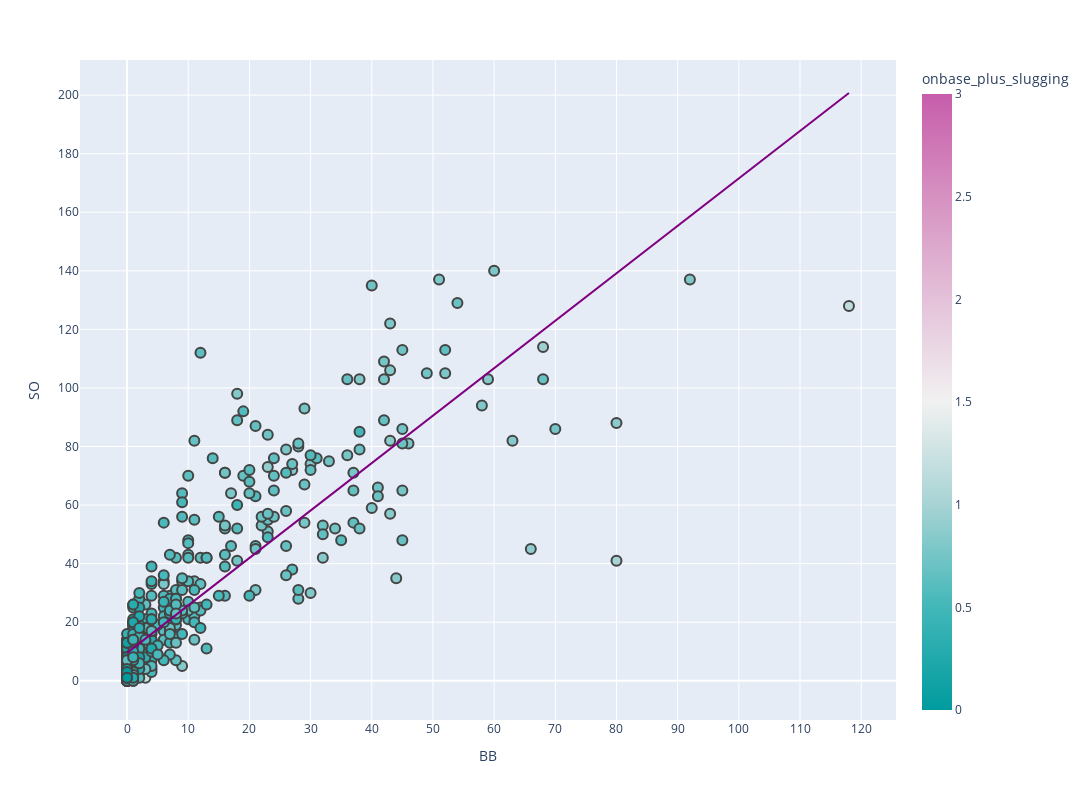

Source (notebook cell):
### Code cell
plt = px.scatter(
    df, x="BB", y="SO", 
    trendline='ols',
    trendline_color_override="purple",
    color="onbase_plus_slugging",
    hover_name="player",
    hover_data=["team","PA", "HR", "batting_avg"],
    color_continuous_scale=px.colors.diverging.Tropic,
    width=1500, height=800,
)

plt.update_traces(marker_line_width=2, marker_size=10)
plt.update_yaxes(nticks=20)
plt.update_xaxes(nticks=20)

### Figure 1 — Plotly figure (JSON) as saved in the notebook; plotly's stock layout.template omitted (floating-point values rounded to 4 significant figures; data arrays with more than 128 entries replaced by an {"elided": "..."} marker saying what was removed)
{"data": [{"customdata": {"elided": "493x4 mixed values"}, "hovertemplate": "<b>%{hovertext}</b><br><br>BB=%{x}<br>SO=%{y}<br>team=%{customdata[0]}<br>PA=%{customdata[1]}<br>HR=%{customdata[2]}<br>batting_avg=%{customdata[3]}<br>onbase_plus_slugging=%{marker.color}<extra></extra>", "hovertext": {"elided": "493 str values"}, "legendgroup": "", "marker": {"color": {"elided": "493 float values"}, "coloraxis": "coloraxis", "line": {"width": 2}, "size": 10, "symbol": "circle"}, "mode": "markers", "name": "", "orientation": "v", "showlegend": false, "type": "scatter", "x": {"elided": "493 int values"}, "xaxis": "x", "y": {"elided": "493 int values"}, "yaxis": "y"}, {"hovertemplate": "<b>OLS trendline</b><br>SO = 1.62034 * BB + 9.52807<br>R<sup>2</sup>=0.728838<br><br>BB=%{x}<br>SO=%{y} <b>(trend)</b><extra></extra>", "legendgroup": "", "line": {"color": "purple"}, "marker": {"line": {"width": 2}, "size": 10, "symbol": "circle"}, "mode": "lines", "name": "", "showlegend": false, "type": "scatter", "x": {"elided": "493 int values"}, "xaxis": "x", "y": {"elided": "493 float values"}, "yaxis": "y"}], "layout": {"coloraxis": {"colorbar": {"title": {"text": "onbase_plus_slugging"}}, "colorscale": [[0, "rgb(0, 155, 158)"], [0.1667, "rgb(66, 183, 185)"], [0.3333, "rgb(167, 211, 212)"], [0.5, "rgb(241, 241, 241)"], [0.6667, "rgb(228, 193, 217)"], [0.8333, "rgb(214, 145, 193)"], [1, "rgb(199, 93, 171)"]]}, "height": 800, "legend": {"tracegroupgap": 0}, "margin": {"t": 60}, "width": 1500, "xaxis": {"anchor": "y", "domain": [0, 1], "nticks": 20, "title": {"text": "BB"}}, "yaxis": {"anchor": "x", "domain": [0, 1], "nticks": 20, "title": {"text": "SO"}}}}
